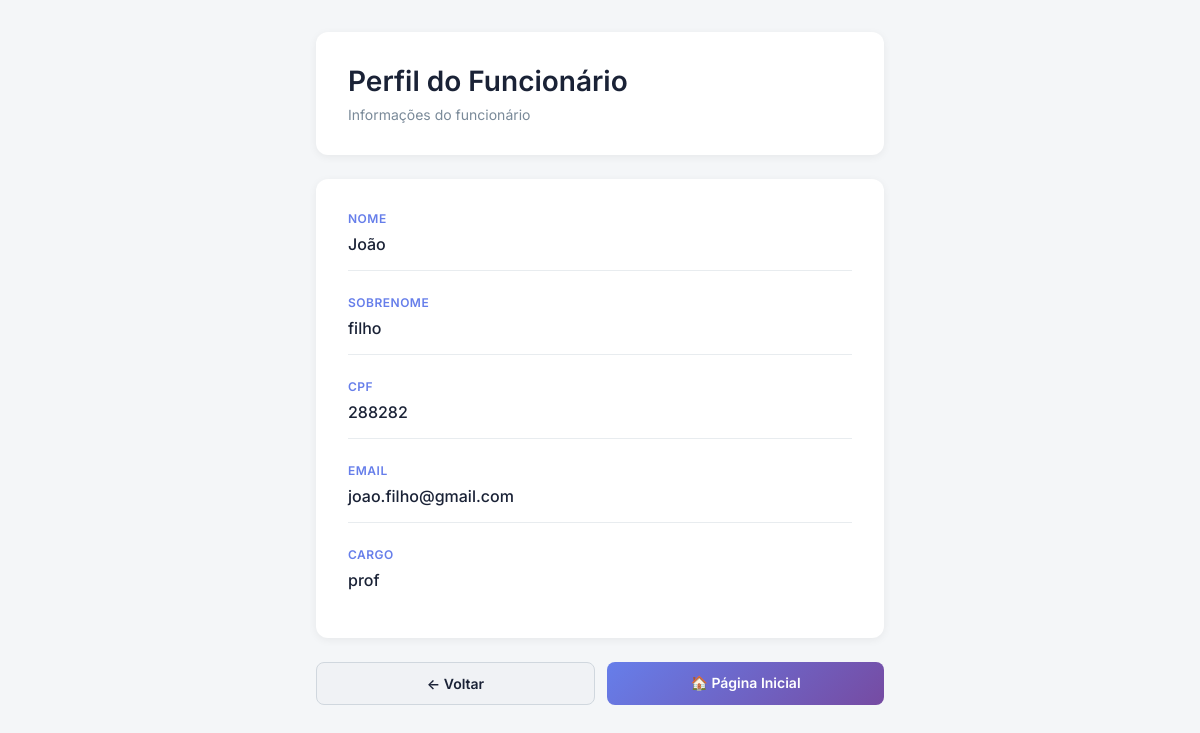
Screenshot of /pages/perfil_funcionario.php?id=2 (signed in) with the database file from the repository.
### tables this page shows
CREATE TABLE `funcionarios` (
  `id` int(11) NOT NULL,
  `nome` varchar(60) DEFAULT NULL,
  `sobrenome` varchar(60) DEFAULT NULL,
  `cpf` varchar(14) NOT NULL,
  `email` varchar(100) DEFAULT NULL,
  `senha` varchar(255) DEFAULT NULL,
  `cargo` varchar(50) NOT NULL
);

### authentic/protego.php (called while the page is built, shortened)
<?php
function protego($dado) {
    return htmlspecialchars($dado, ENT_QUOTES, 'UTF-8');
}

### pages/perfil_funcionario.php (the view, shortened to what this page needs)
<?php
require "../banco/conexao.php";
require "../authentic/protego.php";
$idFuncionario = $_GET['id'] ?? null;
$sqlFuncionario = $pdo->prepare("SELECT * FROM funcionarios WHERE id = ?");
$sqlFuncionario->execute([$idFuncionario]);
$funcionario = $sqlFuncionario->fetch(PDO::FETCH_ASSOC);
?>
<!DOCTYPE html>
<html lang="pt-br">
<head>
    <link rel="stylesheet" href="../style.css">
</head>
<body>
    <div class="perfil-container">
        <div class="perfil-header">
            <h1>Perfil do Funcionário</h1>
            <p>Informações do funcionário</p>
        </div>
        <div class="perfil-card">
            <div class="perfil-info">
                <div class="info-group">
                    <label>Nome</label>
                    <p><?= protego($funcionario['nome']) ?></p>
                </div>
                <div class="info-group">
                    <label>Sobrenome</label>
                    <p><?= protego($funcionario['sobrenome']) ?></p>
                </div>
                <div class="info-group">
                    <label>CPF</label>
                    <p><?= protego($funcionario['cpf']) ?></p>
                </div>
                <div class="info-group">
                    <label>Email</label>
                    <p><?= protego($funcionario['email']) ?></p>
                </div>
                <div class="info-group">
                    <label>Cargo</label>
                    <p><?= protego($funcionario['cargo']) ?></p>
                </div>
            </div>
        </div>
        <div class="perfil-actions">
            <a href="consulta_funcionario.php" class="btn-secondary">← Voltar</a>
            <a href="../home.php" class="btn-primary">🏠 Página Inicial</a>
        </div>
    </div>
</body>
</html>

### style.css (style rules this page uses)
* { margin: 0; padding: 0; box-sizing: border-box; }
body { font-family: 'Inter', -apple-system, BlinkMacSystemFont, 'Segoe UI', sans-serif; background: #f4f6f8; color: #333; }
label { display: block; margin-bottom: 8px; color: #1a2236; font-weight: 500; font-size: 14px; }
.btn-primary { display: inline-block; padding: 12px 16px; background: linear-gradient(135deg, #667eea 0%, #764ba2 100%); color: white; text-decoration: none; border-radius: 8px; font-size: 14px; font-weight: 600; transition: all 0.3s ease; text-align: center; border: none; cursor: pointer; }
.btn-primary, .btn-secondary { padding: 12px 24px; border-radius: 8px; font-size: 14px; font-weight: 600; cursor: pointer; transition: all 0.3s ease; border: none; text-decoration: none; display: inline-block; text-align: center; }
.btn-primary { background: linear-gradient(135deg, #667eea 0%, #764ba2 100%); color: white; flex: 1; }
.btn-secondary { background: #f0f2f5; color: #1a2236; flex: 1; border: 1px solid #d0d7de; }
.perfil-container { max-width: 600px; margin: 32px auto; padding: 0 16px; }
.perfil-header { background: white; border-radius: 12px; padding: 32px; margin-bottom: 24px; box-shadow: 0 2px 8px rgba(0, 0, 0, 0.06); }
.perfil-header h1 { font-size: 28px; color: #1a2236; margin-bottom: 8px; font-weight: 600; }
.perfil-header p { color: #7a8a99; font-size: 14px; margin: 0; }
.perfil-card { background: white; border-radius: 12px; padding: 32px; box-shadow: 0 2px 8px rgba(0, 0, 0, 0.06); margin-bottom: 24px; }
.perfil-info { display: grid; grid-template-columns: repeat(auto-fit, minmax(250px, 1fr)); gap: 24px; }
.info-group { padding-bottom: 16px; border-bottom: 1px solid #e8ecef; }
.info-group:last-child { border-bottom: none; }
.info-group label { display: block; font-weight: 600; color: #667eea; font-size: 12px; text-transform: uppercase; margin-bottom: 8px; letter-spacing: 0.5px; }
.info-group p { font-size: 16px; color: #1a2236; margin: 0; font-weight: 500; }
.perfil-actions { display: flex; gap: 12px; justify-content: center; }

### rows the page displays
funcionarios: nome "João", sobrenome "filho", cpf "288282", email "joao.filho@gmail.com", cargo "prof"
